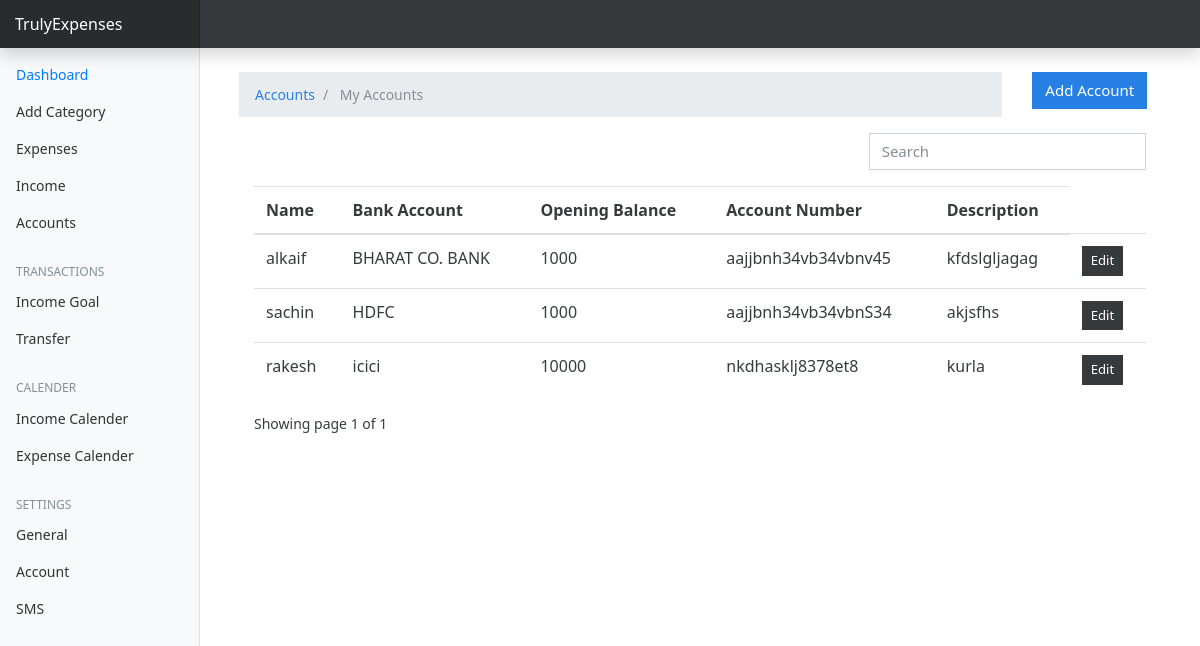
The app's page /Accounts (signed in) with its own data.
### Finance/models.py (models this page shows)
class Account(models.Model):
    name = models.CharField(max_length=266)
    opening_balance = models.CharField(max_length=266)
    account_number = models.CharField(max_length=266)
    owner = models.ForeignKey(to=User, on_delete=models.CASCADE)
    description = models.CharField(max_length=266)
    bank_account = models.CharField(max_length=266,default='SOME STRING')

### Finance/views.py (the view)
# urls.py: path('Accounts', views.Accounts, name="Accounts"),
def Accounts(request):
    if not request.user.is_authenticated:
        return redirect('login')
    accounts = Account.objects.filter(owner=request.user)
    paginator = Paginator(accounts, 5)
    page_number = request.GET.get('page')
    page_obj = Paginator.get_page(paginator, page_number)
    context = {
        'accounts': accounts,
        'page_obj': page_obj,
    }
    return render(request, 'accounts/index.html', context)

### Finance/templates/accounts/index.html (shortened to what this page needs)
{% extends 'base.html' %}
{% load static %}
{% block content %}
<div class="container mt-4">
  <div class="row">
    <div class="col-md-10">
      <nav aria-label="breadcrumb">
        <ol class="breadcrumb">
          <li class="breadcrumb-item">
            <a href="">Accounts</a>
          </li>
          <li class="breadcrumb-item active" aria-current="page">
            My Accounts
          </li>
        </ol>
      </nav>
    </div>
    <div class="col-md-2">
      <a href="{% url 'add_account'%}" class="btn btn-primary">Add Account</a>
    </div>
  </div>
  <div class="container">
    {% include 'partials/_messages.html' %} {% if accounts.count %}
    <div class="row">
      <div class="col-md-8"></div>
      <div class="col-md-4">
        <div class="form-group">
          <input type="text" class="form-control" id="searchField" placeholder="Search">
        </div>
      </div>
    </div>
<div class="app-table">
  <table class="table table-stripped table-hover">
    <thead>
      <tr>
        <th>Name</th>
        <th>Bank Account</th>
        <th>Opening Balance</th>
        <th>Account Number</th>
        <th>Description</th>
      </tr>
    </thead>
    <tbody>
      {% for account in page_obj%}
      <tr>
        <td>{{account.name}}</td>
        <td>{{account.bank_account}}</td>
        <td>{{account.opening_balance}}</td>
        <td>{{account.account_number}}</td>
        <td>{{account.description}}</td>
        <td>
          <a
            href="{% url 'edit-account' account.id  %}"
            class="btn btn-secondary btn-sm"
            >Edit</a
          >
        </td>
      </tr>
      {% endfor %}
    </tbody>
  </table>
</div>
    <div class="pagination-container">
    <div class="">
      Showing page {{page_obj.number}} of {{ page_obj.paginator.num_pages }}
    </div>
    {% endif %}
  </div>
</div>
</div>
{% endblock content %}

### Finance/templates/base.html (shortened to what this page needs)
{% load static %}
<html lang="en">
  <head>
    <link href="{% static 'css/bootstrap.min.css'%}" rel="stylesheet" />
    <link href="{% static 'css/main.css'%}" rel="stylesheet" />
    <link href="{% static 'css/dashboard.css' %}" rel="stylesheet" />
  </head>
  <body>
    <nav class="navbar navbar-dark fixed-top bg-dark flex-md-nowrap p-0 shadow">
      <a class="navbar-brand col-sm-3 col-md-2 mr-0" href="#">TrulyExpenses</a>
    </nav>
    <div class="container-fluid">
      <div class="row">
        {% include 'partials/_sidebar.html' %}
        <main role="main" class="col-md-9 ml-sm-auto col-lg-10 px-4">
          {% block content %} {% endblock %}
        </main>
      </div>
    </div>
  </body>
</html>

### Finance/templates/partials/_sidebar.html (shortened to what this page needs)
{% load static %}
<nav class="col-md-2 d-none d-md-block bg-light sidebar">
  <div class="sidebar-sticky">
    <ul class="nav flex-column">
      <li class="nav-item">
        <a class="nav-link active" href="#">
          Dashboard <span class="sr-only">(current)</span>
        </a>
      </li>
      <li class="nav-item">
        <a class="nav-link" href="{% url 'category' %}">
          Add Category
        </a>
      </li>
      <li class="nav-item">
        <a class="nav-link" href="{% url 'expenses' %}">
          Expenses
        </a>
      </li>
      <li class="nav-item">
        <a class="nav-link" href="{% url 'income' %}">
          Income
        </a>
      </li>
      <li class="nav-item">
        <a class="nav-link" href="{% url 'Accounts' %}">
          Accounts
        </a>
      </li>
    </ul>
    <h6
      class="sidebar-heading d-flex justify-content-between align-items-center px-3 mt-4 mb-1 text-muted"
    >
      <span>Transactions</span>
    </h6>
    <ul class="nav flex-column mb-2">
      <li class="nav-item">
        <a class="nav-link" href="{% url 'income-goal' %}">
          Income Goal
        </a>
      </li>
      <li class="nav-item">
        <a class="nav-link" href="{% url 'transfer' %}">
          Transfer
        </a>
      </li>
    </ul>
    <h6
      class="sidebar-heading d-flex justify-content-between align-items-center px-3 mt-4 mb-1 text-muted"
    >
      <span>Calender</span>
    </h6>
    <ul class="nav flex-column mb-2">
      <li class="nav-item">
        <a class="nav-link" href="#">
          Income Calender
        </a>
      </li>
      <li class="nav-item">
        <a class="nav-link" href="#">
          Expense Calender
        </a>
      </li>
    </ul>
    <h6
      class="sidebar-heading d-flex justify-content-between align-items-center px-3 mt-4 mb-1 text-muted"
    >
      <span>Settings</span>
    </h6>
    <ul class="nav flex-column mb-2">
      <li class="nav-item">
        <a class="nav-link" href="{% url 'preferences' %}">
          General
        </a>
      </li>
      <li class="nav-item">
        <a class="nav-link" href="#">
          Account
        </a>
      </li>
      <li class="nav-item">
        <a class="nav-link" href="{% url 'sms' %}">
          SMS
        </a>
      </li>
    </ul>
  </div>
</nav>

### Finance/static/css/dashboard.css (style rules this page uses)
body { font-size: 0.875rem; }
.sidebar { position: fixed; top: 0; bottom: 0; left: 0; z-index: 100; padding: 48px 0 0; box-shadow: inset -1px 0 0 rgba(0, 0, 0, 0.1); }
.sidebar-sticky { position: relative; top: 0; height: calc(100vh - 48px); padding-top: 0.5rem; overflow-x: hidden; overflow-y: auto; }
.sidebar .nav-link { font-weight: 500; color: #333; }
.sidebar .nav-link.active { color: #007bff; }
.sidebar-heading { font-size: 0.75rem; text-transform: uppercase; }
[role="main"] { padding-top: 133px; }
@media (min-width: 768px) { [role="main"] { padding-top: 48px; } }
.navbar-brand { padding-top: 0.75rem; padding-bottom: 0.75rem; font-size: 1rem; background-color: rgba(0, 0, 0, 0.25); box-shadow: inset -1px 0 0 rgba(0, 0, 0, 0.25); }

### records on screen
Account: name "alkaif", bank_account "BHARAT CO. BANK", opening_balance "1000", account_number "aajjbnh34vb34vbnv45", description "kfdslgljagag"
Account: name "sachin", bank_account "HDFC", opening_balance "1000", account_number "aajjbnh34vb34vbnS34", description "akjsfhs"
Account: name "rakesh", bank_account "icici", opening_balance "10000", account_number "nkdhasklj8378et8", description "kurla"

### other values on screen
{{ page_obj.number }} "1"
{{ page_obj.paginator.num_pages }} "1"
